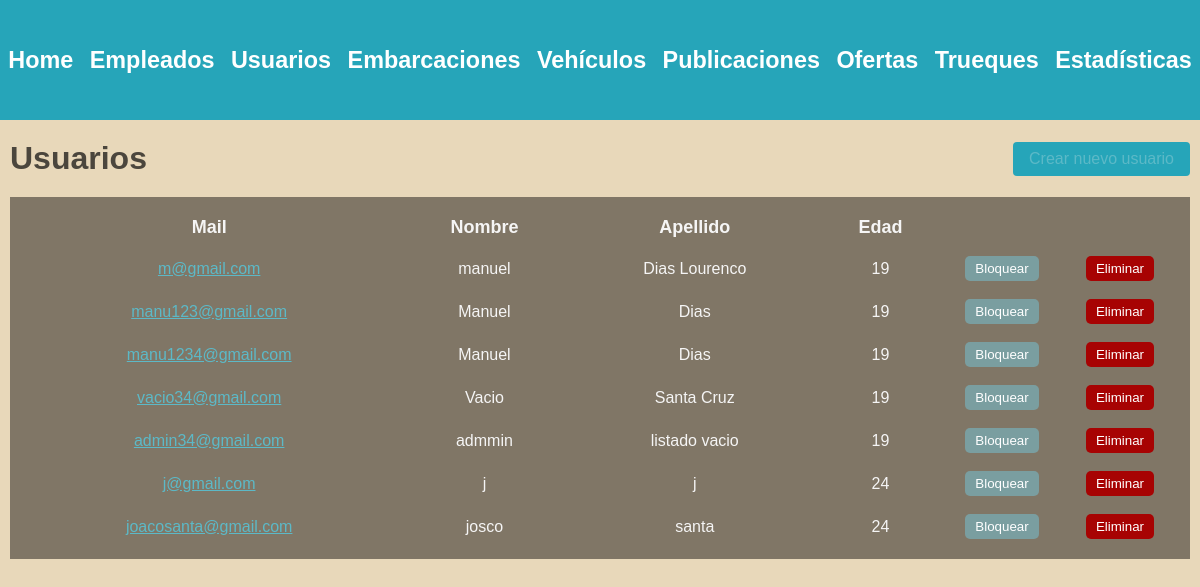
Screenshot of /administracion/usuarios/ (signed in) with the database file from the repository.
### usuarios/models.py (models this page shows, shortened)
class Usuario(AbstractBaseUser, PermissionsMixin):
    nombre = models.CharField(max_length=50)
    apellido = models.CharField(max_length=50)
    fecha_nacimiento = models.DateField()
    telefono = models.CharField(max_length=13)
    mail = models.EmailField(max_length=50, unique=True)
    password = models.CharField(max_length=128)
    is_staff= models.BooleanField(default=False)
    is_blocked= models.BooleanField(default=False)
    USERNAME_FIELD = 'mail'
    REQUIRED_FIELDS = ['nombre', 'apellido', 'fecha_nacimiento', 'telefono']

### administrador/views.py (the view)
# urls.py: path('', include('usuarios.urls')),
@login_required(login_url=reverse_lazy('home'))
def usuarios(request):
    user = request.user
    if not user.is_superuser:
        return redirect('home')
    usuarios = Usuario.objects.filter(is_staff=False)
    for usuario in usuarios:
        usuario.edad = calcular_edad(usuario.fecha_nacimiento)
    return render(request, 'users.html', {
        'usuarios' : usuarios
    })

### administrador/backend.py (called while the page is built)
def calcular_edad(fecha_nacimiento):
    fecha_actual = datetime.now()
    edad = fecha_actual.year - fecha_nacimiento.year - ((fecha_actual.month, fecha_actual.day) < (fecha_nacimiento.month, fecha_nacimiento.day))
    return edad

### autenticacion/backend.py (called while the page is built)
    def get_user(self, user_id):
        UserModel = get_user_model()
        try:
            return UserModel.objects.get(pk=user_id)
        except UserModel.DoesNotExist:
            return None

### administrador/templates/users.html (shortened to what this page needs)
{% extends 'layouts/navbar.html' %}
{% block content %}
<div class="header">
    <h1>Usuarios</h1>
    <a href="{% url 'crear usuario' %}" class="btn btn-primary">Crear nuevo usuario</a>
</div>
{% if usuarios %}
    <table>
        <thead>
            <tr>
                <th>Mail</th>
                <th>Nombre</th>
                <th>Apellido</th>
                <th>Edad</th>
                <th></th>
                <th></th>
            </tr>
        </thead>
        <tbody>
            {% for usuario in usuarios %}
                <tr>
                    <td>
                        <a href="{% url 'ver perfil' usuario.id %}"> {{usuario.mail}} </a>
                    </td>
                    <td>{{usuario.nombre}}</td>
                    <td>{{usuario.apellido}}</td>
                    <td>{{usuario.edad}}</td>
                    <td>
                        {% if usuario.is_blocked %}
                            <form action="{% url 'desbloquear usuario' %}" method="post">
                                {% csrf_token %}
                                <input type="hidden" name="usuario_id" value="{{ usuario.id }}">
                                <button type="submit" class="btn-block">Desbloquear</button>
                            </form>
                        {% else %}
                            <form action="{% url 'bloquear usuario' %}" method="post">
                                <button type="submit" class="btn-block">Bloquear</button>
                            </form>
                        {% endif %}
                    </td>
                    <td>
                        <button class="btn-delete">Eliminar</button>
                    </td>
                </tr>
            {% endfor %}
        </tbody>
    </table>
{% else %}
    <h3>No existen usuarios en la plataforma.</h3>
{% endif %}
{% endblock %}

### administrador/static/styles/main.css (style rules this page uses)
:root { --azul1: #6785b4; --azul2: #26a5b9; --azul3: #a9cecf; --gris: #c4c4be8c; --arena: #c8baa0; }
body { background: #e8d8ba; color: rgb(255, 255, 255); font-family: arial; margin: 0; }
.header { display: flex; justify-content: space-between; align-items: center; margin-bottom: 20px; }
.header h1 { color: #4b463d; margin: 0; }
.btn-primary { background-color: #26a5b9; border-color: #26a5b9; color: #fff; padding: 8px 16px; border-radius: 4px; text-decoration: none; }
table { width: 100%; background: #807666; color: whitesmoke; padding: 10px; margin-bottom: 2px; }
table thead th { font-size: 18px; }
table tbody td { font-size: 16px; }
table th, table td { padding: 8px; text-align: center; }
a:link, a:visited { color: #5cb9c7; font-size: 16px; }
.btn-delete { background-color: rgb(167, 3, 3); color: white; border: none; border-radius: 5px; padding: 5px 10px; }
.btn-block { background-color: #7a9ea0; color: white; border: none; border-radius: 5px; padding: 5px 10px; }
td:nth-child(5), td:nth-child(6) { width: 100px; }

### rows the page displays
Usuario: mail "m@gmail.com", nombre "manuel", apellido "Dias Lourenco", edad "19"
Usuario: mail "manu123@gmail.com", nombre "Manuel", apellido "Dias", edad "19"
Usuario: mail "manu1234@gmail.com", nombre "Manuel", apellido "Dias", edad "19"
Usuario: mail "vacio34@gmail.com", nombre "Vacio", apellido "Santa Cruz", edad "19"
Usuario: mail "admin34@gmail.com", nombre "admmin", apellido "listado vacio", edad "19"
Usuario: mail "j@gmail.com", nombre "j", apellido "j", edad "24"
Usuario: mail "joacosanta@gmail.com", nombre "josco", apellido "santa", edad "24"
